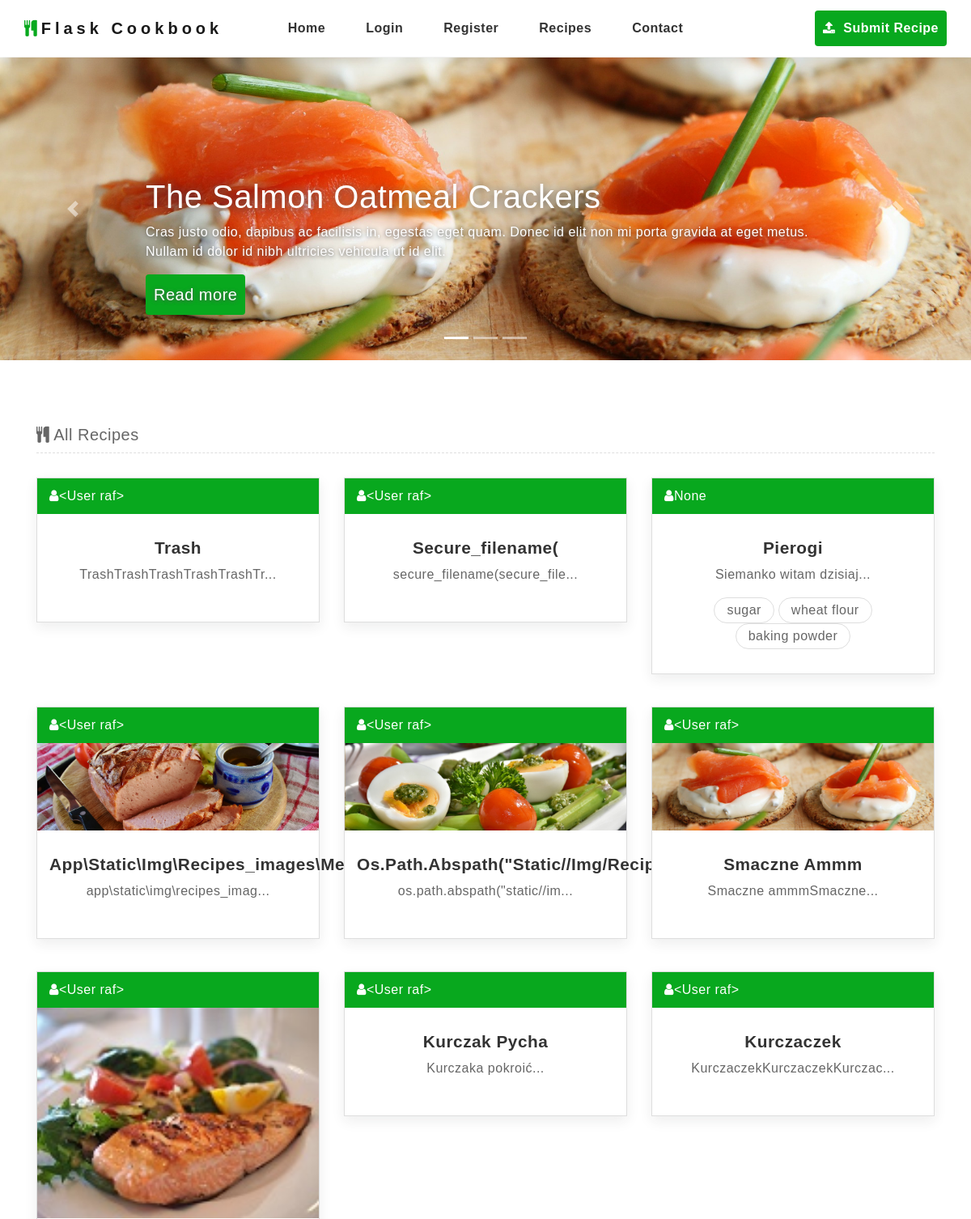
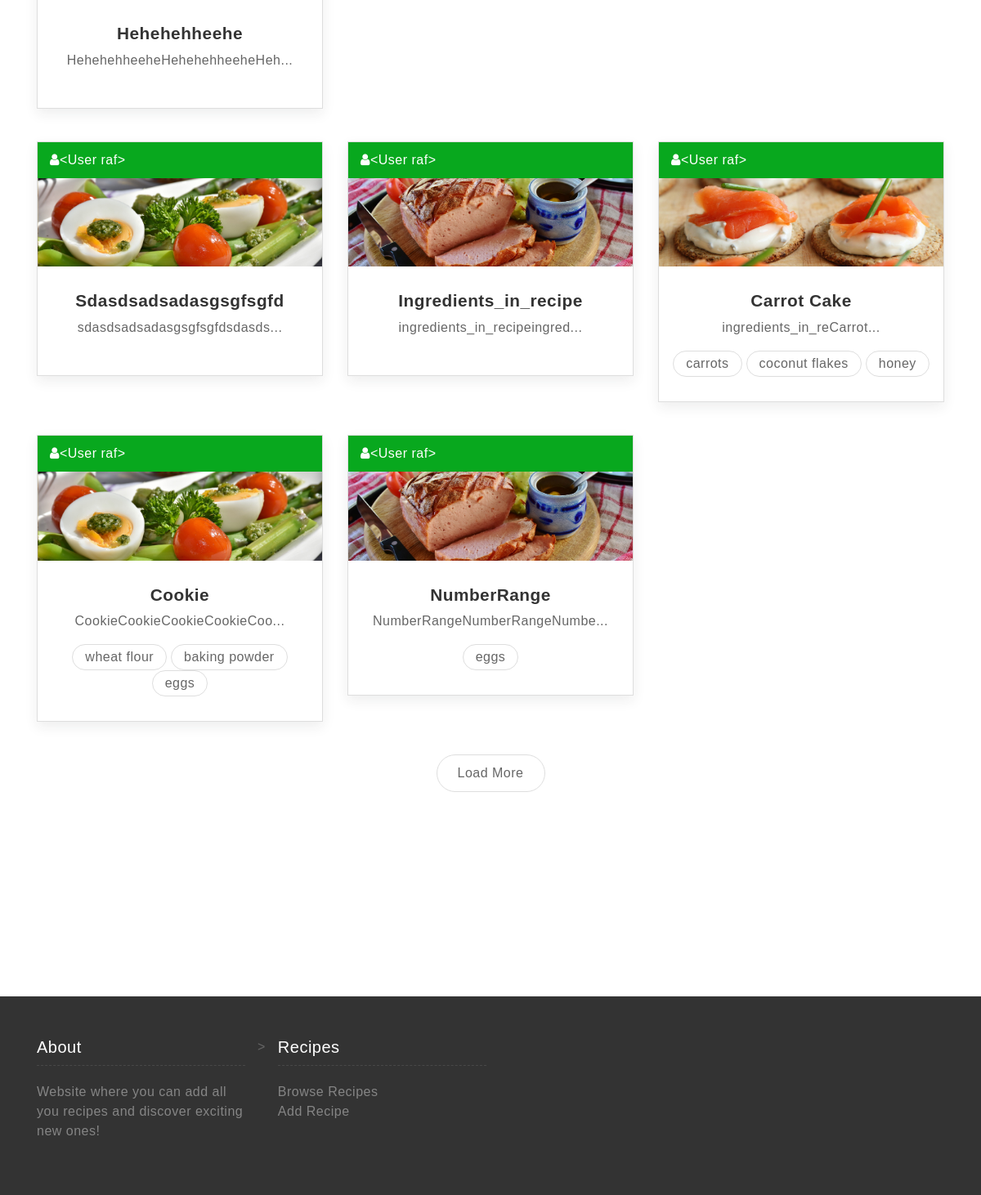
/index, run on the app's committed database (2 pictures, top to bottom).
### app/models.py (models this page shows, shortened)
class Recipe(db.Model):
    id = db.Column(db.Integer, primary_key=True)
    name = db.Column(db.String(64), index=True, unique=True)
    content = db.Column(db.String(500))
    timestamp = db.Column(db.DateTime, index=True, default=datetime.utcnow)
    user_id = db.Column(db.Integer, db.ForeignKey('user.id'))
    cuisine_id = db.Column(db.Integer, db.ForeignKey('cuisine.id'))
    category_id = db.Column(db.Integer, db.ForeignKey('category.id'))
    image = db.Column(db.String(64))
    _ingredients = db.relationship(
        "Ingredient",
        secondary=ingredients_in_recipe,
        back_populates="recipes")
    _allergens = db.relationship(
        "Allergen",
        secondary=allergens_in_recipe,
        back_populates="recipes")

class User(UserMixin, db.Model):
    id = db.Column(db.Integer, primary_key=True)
    username = db.Column(db.String(64), index=True, unique=True)
    email = db.Column(db.String(120), index=True, unique=True)
    password_hash = db.Column(db.String(128))
    recipes = db.relationship('Recipe', backref='author', lazy='dynamic')
    country_id = db.Column(db.Integer, db.ForeignKey('country.id'))
    def __repr__(self):
        return '<User {}>'.format(self.username)

class Ingredient(db.Model):
    id = db.Column(db.Integer, primary_key=True)
    name = db.Column(db.String(64), unique=True)
    recipes = db.relationship(
        "Recipe",
        secondary=ingredients_in_recipe,
        back_populates="_ingredients")

### app/routes.py (the view)
@app.route('/')
@app.route('/index')
def index():
    Poppulate.poppulate_database()
    recipes = Recipe.query.all()
    return render_template("index.html", recipes=recipes)

### app/templates/index.html (shortened to what this page needs)
{% extends "base.html" %}
{% block content %}
<div id="myCarousel" class="carousel slide" data-ride="carousel">
    <ol class="carousel-indicators">
        <li data-target="#myCarousel" data-slide-to="0" class="active"></li>
        <li data-target="#myCarousel" data-slide-to="1"></li>
        <li data-target="#myCarousel" data-slide-to="2"></li>
    </ol>
    <div class="carousel-inner">
        <div class="carousel-item active">
            <img class="first-slide" src="static/img/slider1.jpg" alt="First slide">
            <div class="container">
                <div class="carousel-caption text-left">
                    <h1><a href="recipe-detail.html">The Salmon Oatmeal Crackers</a></h1>
                    <p>Cras justo odio, dapibus ac facilisis in, egestas eget quam. Donec id elit non mi porta gravida at eget metus. Nullam id dolor id nibh ultricies vehicula ut id elit.</p>
                    <p><a class="btn btn-lg btn-primary" href="recipe-detail.html" role="button">Read more</a></p>
                </div>
            </div>
        </div>
    </div>
    <a class="carousel-control-prev" href="#myCarousel" role="button" data-slide="prev">
    <span class="carousel-control-prev-icon" aria-hidden="true"></span>
    </a>
    <a class="carousel-control-next" href="#myCarousel" role="button" data-slide="next">
    <span class="carousel-control-next-icon" aria-hidden="true"></span>
    </a>
</div>
<div class="list">
    <div class="container">
        <div class="row">
            <div class="col-lg-12">
                <h5><i class="fa fa-cutlery" aria-hidden="true"></i> All Recipes</h5>
            </div>
            {% for recipe in recipes %}
                {% include '_recipe.html' %}
            {% endfor %}
            <div class="col-lg-12 text-center">
                <a href="#" class="btn btn-load">Load More</a>
            </div>
        </div>
    </div>
</div>
{% endblock %}

### app/templates/base.html (shortened to what this page needs)
<!DOCTYPE html>
<html lang="en">
<head>
    {% block head %}
    <link href="static/css/font-awesome.min.css" rel="stylesheet">
    <link href="static/css/bootstrap.min.css" rel="stylesheet">
    <link href="static/css/styles.min.css" rel="stylesheet">
    <link href="static/css/select2.min.css" rel="stylesheet">
    {% endblock %}
</head>
{% block navbar %}
    <nav class="navbar navbar-expand-lg navbar-light fixed-top">
        <div class="container-fluid justify-content-center">
            <a class="navbar-brand" href="{{ url_for('index') }}"><i class="fa fa-cutlery" aria-hidden="true"></i>Flask Cookbook</a>
            <div class="collapse navbar-collapse justify-content-center" id="navbarNavDropdown">
                <ul class="navbar-nav">
                    <li class="nav-item">
                        <a class="nav-link" href="{{ url_for('index') }}">Home</a>
                    </li>
                    {% if current_user.is_anonymous %}
                    <li class="nav-item">
                        <a class="nav-link" href="{{ url_for('login') }}">Login</a>
                    </li>
                    <li class="nav-item">
                        <a class="nav-link" href="{{ url_for('register') }}">Register</a>
                    </li>
                    {% else %}
                    <li class="nav-item">
                        <a class="nav-link" href="{{ url_for('logout') }}">Logout</a>
                    </li>
                    {% endif %}
                    <li class="nav-item">
                        <a class="nav-link" href="{{ url_for('recipes_list') }}">Recipes</a>
                    </li>
                    <li class="nav-item">
                        <a class="nav-link" href="{{ url_for('contact')  }}">Contact</a>
                    </li>
                    <li class="nav-item btn-submit-recipe">
                        <a class="nav-link" href="{{ url_for('add_recipe')  }}"><i class="fa fa-upload" aria-hidden="true"></i> Submit Recipe</a>
                    </li>
                </ul>
            </div>
        </div>
    </nav>
{% endblock %}
{% block content %}{% endblock %}
{% block footer %}
<footer>
    <div class="container">
        <div class="row">
            <div class="col-lg-3 col-sm-3">
                <h5>About</h5>
                <p>Website where you can add all you recipes and discover exciting new ones!</p>
            </div>>
            <div class="col-lg-3 col-sm-3">
                <h5>Recipes</h5>
                <ul>
                    <li><a href="{{ url_for('recipes_list')  }}">Browse Recipes</a></li>
                    <li><a href="{{ url_for('add_recipe')  }}">Add Recipe</a></li>
                </ul>
            </div>
        </div>
    </div>
</footer>
{% endblock %}
</html>

### app/templates/_recipe.html
{% block main %}
<div class="col-lg-4 col-sm-6">
    <div class="box grid recipes">
        <div class="by"><i class="fa fa-user" aria-hidden="true"></i>{{ recipe.author }}</div>
        <a href="#"><img src="{{recipe.image}}" alt=""></a>
        <h2><a href="#">{{ recipe.name }} </a></h2>
        <p>{{ recipe.content | truncate(30) }}</p>
        <div class="tag">
            {% for ingredient in recipe._ingredients %}
                <a href="#">{{ ingredient.name }}</a>
            {% endfor %}
        </div>
    </div>
</div>
{% endblock %}

### data on the page
Recipe: author "<User raf>", name "Trash", content "TrashTrashTrashTrashTrashTr..."
Recipe: author "<User raf>", name "Secure_filename(", content "secure_filename(secure_file..."
Recipe: author "None", name "Pierogi", content "Siemanko witam dzisiaj..."
Ingredient: name "sugar"
Ingredient: name "wheat flour"
Ingredient: name "baking powder"
Recipe: author "<User raf>", image (picture), name "App\\static\\img\\recipes_images\\meal_icon.jpg", content "app\\static\\img\\recipes_imag..."
Recipe: author "<User raf>", image (picture), name "Os.path.abspath(\"static//Img/Recipes_images\")", content "os.path.abspath(\"static//im..."
Recipe: author "<User raf>", image (picture), name "Smaczne Ammm", content "Smaczne ammmSmaczne..."
Recipe: author "<User raf>", image (picture), name "Hehehehheehe", content "HehehehheeheHehehehheeheHeh..."
Recipe: author "<User raf>", name "Kurczak Pycha", content "Kurczaka pokroić..."
Recipe: author "<User raf>", name "Kurczaczek", content "KurczaczekKurczaczekKurczac..."
Recipe: author "<User raf>", image (picture), name "Sdasdsadsadasgsgfsgfd", content "sdasdsadsadasgsgfsgfdsdasds..."
Recipe: author "<User raf>", image (picture), name "Ingredients_in_recipe", content "ingredients_in_recipeingred..."
Recipe: author "<User raf>", image (picture), name "Carrot Cake", content "ingredients_in_reCarrot..."
Ingredient: name "carrots"
Ingredient: name "coconut flakes"
Ingredient: name "honey"
Recipe: author "<User raf>", image (picture), name "Cookie", content "CookieCookieCookieCookieCoo..."
Ingredient: name "eggs"
Recipe: author "<User raf>", image (picture), name "NumberRange", content "NumberRangeNumberRangeNumbe..."
